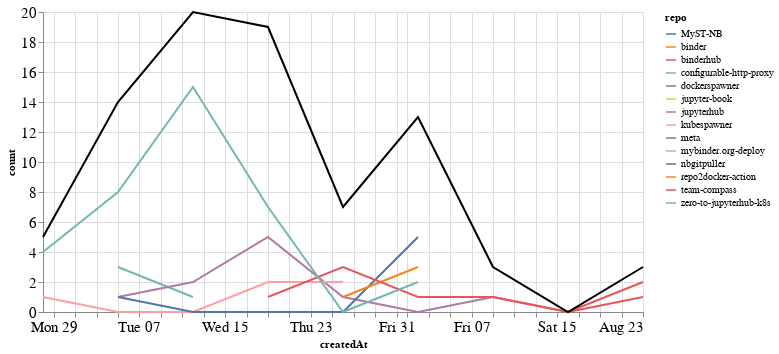

The notebook cell saved with this chart:
### Markdown cell above
## Comments

### Code cell
comments_time = comments.groupby('repo').resample('W', on='createdAt').count()['author'].reset_index()
comments_time = comments_time.rename(columns={'author': 'count'})
comments_time_total = comments_time.groupby('createdAt').agg({"count": "sum"}).reset_index()
ch1 = alt.Chart(comments_time, width=600).mark_line().encode(
    x='createdAt',
    y='count',
    color='repo',
    tooltip="repo"
)

ch2 = alt.Chart(comments_time_total, width=600).mark_line(color="black").encode(
    x='createdAt',
    y='count',
)

ch1 + ch2

### Figure 1 — Vega-Lite specification as saved in the notebook (floating-point values rounded to 4 significant figures)
{"config": {"axisLeft": {"labelFontSize": 15}, "axisBottom": {"labelFontSize": 15}}, "layer": [{"data": {"name": "data-a8fa478cd4fa229cf66c5d4b77fb61d3"}, "mark": "line", "encoding": {"color": {"type": "nominal", "field": "repo"}, "tooltip": {"type": "nominal", "field": "repo"}, "x": {"type": "temporal", "field": "createdAt"}, "y": {"type": "quantitative", "field": "count"}}, "width": 600}, {"data": {"name": "data-a423bce1d3e2203cc333b9e688975fe5"}, "mark": {"type": "line", "color": "black"}, "encoding": {"x": {"type": "temporal", "field": "createdAt"}, "y": {"type": "quantitative", "field": "count"}}, "width": 600}], "$schema": "https://vega.github.io/schema/vega-lite/v4.8.1.json", "datasets": {"data-a8fa478cd4fa229cf66c5d4b77fb61d3": [{"repo": "MyST-NB", "createdAt": "2020-08-02T00:00:00", "count": 2}, {"repo": "binder", "createdAt": "2020-07-19T00:00:00", "count": 2}, {"repo": "binderhub", "createdAt": "2020-08-09T00:00:00", "count": 1}, {"repo": "binderhub", "createdAt": "2020-08-16T00:00:00", "count": 0}, {"repo": "binderhub", "createdAt": "2020-08-23T00:00:00", "count": 1}, {"repo": "configurable-http-proxy", "createdAt": "2020-07-05T00:00:00", "count": 3}, {"repo": "configurable-http-proxy", "createdAt": "2020-07-12T00:00:00", "count": 1}, {"repo": "dockerspawner", "createdAt": "2020-07-05T00:00:00", "count": 1}, {"repo": "jupyter-book", "createdAt": "2020-07-12T00:00:00", "count": 1}, {"repo": "jupyterhub", "createdAt": "2020-07-05T00:00:00", "count": 1}, {"repo": "jupyterhub", "createdAt": "2020-07-12T00:00:00", "count": 2}, {"repo": "jupyterhub", "createdAt": "2020-07-19T00:00:00", "count": 5}, {"repo": "jupyterhub", "createdAt": "2020-07-26T00:00:00", "count": 1}, {"repo": "jupyterhub", "createdAt": "2020-08-02T00:00:00", "count": 0}, {"repo": "jupyterhub", "createdAt": "2020-08-09T00:00:00", "count": 1}, {"repo": "kubespawner", "createdAt": "2020-06-28T00:00:00", "count": 1}, {"repo": "kubespawner", "createdAt": "2020-07-05T00:00:00", "count": 0}, {"repo": "kubespawner", "createdAt": "2020-07-12T00:00:00", "count": 0}, {"repo": "kubespawner", "createdAt": "2020-07-19T00:00:00", "count": 2}, {"repo": "kubespawner", "createdAt": "2020-07-26T00:00:00", "count": 2}, {"repo": "meta", "createdAt": "2020-07-19T00:00:00", "count": 2}, {"repo": "mybinder.org-deploy", "createdAt": "2020-07-12T00:00:00", "count": 1}, {"repo": "nbgitpuller", "createdAt": "2020-07-05T00:00:00", "count": 1}, {"repo": "nbgitpuller", "createdAt": "2020-07-12T00:00:00", "count": 0}, {"repo": "nbgitpuller", "createdAt": "2020-07-19T00:00:00", "count": 0}, {"repo": "nbgitpuller", "createdAt": "2020-07-26T00:00:00", "count": 0}, {"repo": "nbgitpuller", "createdAt": "2020-08-02T00:00:00", "count": 5}, {"repo": "repo2docker-action", "createdAt": "2020-07-26T00:00:00", "count": 1}, {"repo": "repo2docker-action", "createdAt": "2020-08-02T00:00:00", "count": 3}, {"repo": "team-compass", "createdAt": "2020-07-19T00:00:00", "count": 1}, {"repo": "team-compass", "createdAt": "2020-07-26T00:00:00", "count": 3}, {"repo": "team-compass", "createdAt": "2020-08-02T00:00:00", "count": 1}, {"repo": "team-compass", "createdAt": "2020-08-09T00:00:00", "count": 1}, {"repo": "team-compass", "createdAt": "2020-08-16T00:00:00", "count": 0}, {"repo": "team-compass", "createdAt": "2020-08-23T00:00:00", "count": 2}, {"repo": "zero-to-jupyterhub-k8s", "createdAt": "2020-06-28T00:00:00", "count": 4}, {"repo": "zero-to-jupyterhub-k8s", "createdAt": "2020-07-05T00:00:00", "count": 8}, {"repo": "zero-to-jupyterhub-k8s", "createdAt": "2020-07-12T00:00:00", "count": 15}, {"repo": "zero-to-jupyterhub-k8s", "createdAt": "2020-07-19T00:00:00", "count": 7}, {"repo": "zero-to-jupyterhub-k8s", "createdAt": "2020-07-26T00:00:00", "count": 0}, {"repo": "zero-to-jupyterhub-k8s", "createdAt": "2020-08-02T00:00:00", "count": 2}], "data-a423bce1d3e2203cc333b9e688975fe5": [{"createdAt": "2020-06-28T00:00:00", "count": 5}, {"createdAt": "2020-07-05T00:00:00", "count": 14}, {"createdAt": "2020-07-12T00:00:00", "count": 20}, {"createdAt": "2020-07-19T00:00:00", "count": 19}, {"createdAt": "2020-07-26T00:00:00", "count": 7}, {"createdAt": "2020-08-02T00:00:00", "count": 13}, {"createdAt": "2020-08-09T00:00:00", "count": 3}, {"createdAt": "2020-08-16T00:00:00", "count": 0}, {"createdAt": "2020-08-23T00:00:00", "count": 3}]}}
